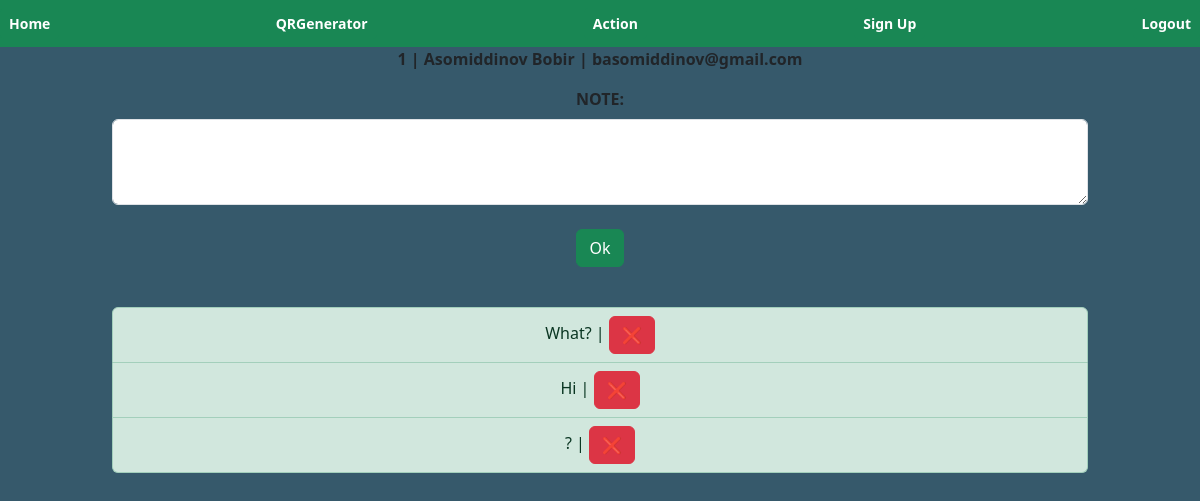
The app's page /notes (signed in) with its own data.
### forms.py (models this page shows)
class User(db.Model, UserMixin):
    id = db.Column(db.Integer, primary_key=True)
    email = db.Column(db.String(250), unique=True)
    password = db.Column(db.String(150))
    fullname = db.Column(db.String(250))
    comment = db.Column(db.String(250))
    notes = db.relationship("Note")

class Note(db.Model):
    id = db.Column(db.Integer, primary_key=True)
    data = db.Column(db.String(10000))
    date = db.Column(db.DateTime(timezone=True), default=func.now())
    user_id = db.Column(db.Integer, db.ForeignKey("user.id"))

### routes.py (the view, shortened to what this page needs)
@app.route("/notes", methods=["GET", "POST"])
def notes():
    return render_template("notes.html", user=current_user)

### __init__.py (called while the page is built)
def create_app():
    migrate = Migrate(app, db)
    create_database(app)
    login_manager = LoginManager(app)
    login_manager.login_view = "login"
    login_manager.init_app(app)
    from forms import User
    @login_manager.user_loader
    def load_user(id):
        return User.query.get(int(id))
    return app

### templates/notes.html (shortened to what this page needs)
{% extends 'layout.html' %}
{% block content %}
<form method="post">
    <div class="col-10 container-md text-center">
        <label for="note" class="form-label"><b>NOTE:</b></label>
        <textarea class="form-control" name="note" id="note" rows="3"></textarea><br>
        <button type="submit" class="btn btn-success">Ok</button>
    </div>
</form>
<div class="col-10 container-md text-center">
    <ul class="list-group">
        {% for note in user.notes %}
        <li class="list-group-item list-group-item-success">
            {{ note.data }} | <a href=""><button class="btn btn-danger">❌</button></a>
        </li>
        {% endfor %}
    </ul>
</div>
{% endblock %}

### templates/layout.html (shortened to what this page needs)
<head>
    <link href="https://cdn.jsdelivr.net/npm/bootstrap@5.3.0-alpha1/dist/css/bootstrap.min.css" rel="stylesheet"
>
</head>
<body>
    {% if user.is_authenticated %}
    <nav class="navbar bg-success" class="container-fluid justify-content-center">
        <a href="/index">
            <button class="btn btn-sm btn-success" type="button"><b>Home</b></button>
        </a>
        <a href="/generator">
            <button class="btn btn-sm btn-success" type="button"><b>QRGenerator</b></button>
        </a>
        <a href="/action">
            <button class="btn btn-sm btn-success" type="button"><b>Action</b></button>
        </a>
        <a href="/sign_up">
            <button class="btn btn-sm btn-success" type="button"><b>Sign Up</b></button>
        </a>
        <a href="/logout">
            <button class="btn btn-sm btn-success" type="button"><b>Logout</b></button>
        </a>
    </nav>
    <p><b>{{ user.id }} | {{ user.fullname }} | {{ user.email }}</b></p>
    {% endif %}
</body>
{% block content %}
{% endblock %}

### templates/layout.html (style rules this page uses)
body { background-color: rgb(54, 89, 107); }
p { text-align: center; }

### records on screen
User: id "1", fullname "Asomiddinov Bobir", email "basomiddinov@gmail.com"
Note: data "What?"
Note: data "Hi"
Note: data "?"
